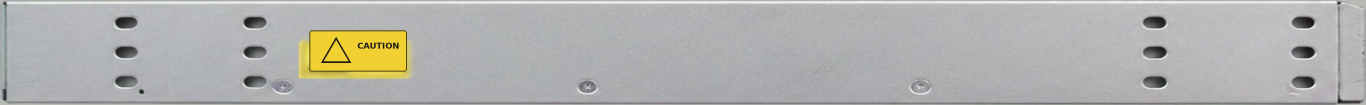
#> input picture Cisco-N9KC9336/qa/superseded/pre-photographic-skin-repair-20260828/views/left.png, 4096 x 315 px, given in place of front.png, which was not available (shown at 1/3 size)
$ python prepare_textures.py
#> lines starting #> are read from the running program, lines starting #| are printed output that depends on the picture
#!/usr/bin/env python3
"""Create opaque, aspect-preserving standard/web textures from approved views."""

from __future__ import annotations

from pathlib import Path

from PIL import Image


ROOT = Path(__file__).resolve().parents[1]
VIEWS = ROOT / "views"
TEXTURES = ROOT / "model" / "textures"
BACKGROUNDS = {
    "front": (18, 20, 22),
    "rear": (150, 154, 154),
    "left": (174, 177, 176),
    "right": (174, 177, 176),
    "top": (174, 177, 176),
    "bottom": (174, 177, 176),
}


def opaque_face(face: str) -> Image.Image:
    source = Image.open(VIEWS / f"{face}.png").convert("RGBA")
    background = Image.new("RGBA", source.size, (*BACKGROUNDS[face], 255))
    return Image.alpha_composite(background, source).convert("RGB")


def web_size(image: Image.Image, long_edge: int = 1600) -> tuple[int, int]:
    scale = long_edge / max(image.size)
    return max(1, round(image.width * scale)), max(1, round(image.height * scale))


def main() -> None:
    for profile in ("standard", "web"):
        (TEXTURES / profile).mkdir(parents=True, exist_ok=True)
    for face in ("front", "rear", "left", "right", "top", "bottom"):
        standard = opaque_face(face)
#> in opaque_face, source is the input picture: PIL image 4096x315 RGBA; mean R, G, B, A 177.5, 177.2, 174.5, 255
        standard.save(TEXTURES / "standard" / f"{face}.png", format="PNG", optimize=True)
        web = standard.resize(web_size(standard), Image.Resampling.LANCZOS)
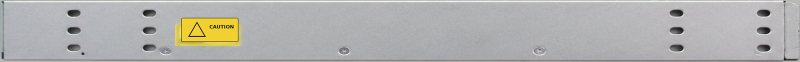
#> web: PIL image 1600x123 RGB (shown at 1/2 size); mean R, G, B 177.5, 177.2, 174.5
        web.save(TEXTURES / "web" / f"{face}.png", format="PNG", optimize=True)
        print(face, "standard", standard.size, "web", web.size)
#| front standard (4096, 315) web (1600, 123)
#> pass 2 of the loop in main, `for face in ("front", "rear", "left", "right", "top", "bottom"):`:
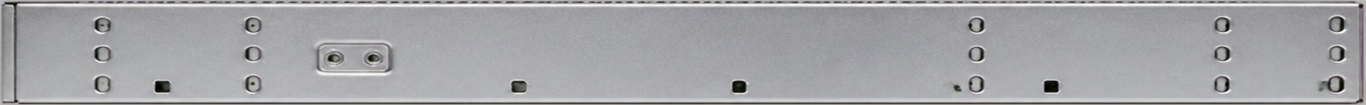
#> input picture Cisco-N9KC9336/qa/superseded/pre-photographic-skin-repair-20260828/views/right.png, 4096 x 315 px, given in place of rear.png, which was not available (shown at 1/3 size)
#> in opaque_face, source is the input picture: PIL image 4096x315 RGBA; mean R, G, B, A 164, 164.3, 167.2, 255
#> in main, `web = standard.resize(web_size(standard), Image.Resampling.LANCZOS)`:
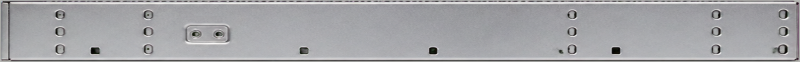
#> web: PIL image 1600x123 RGB (shown at 1/2 size); mean R, G, B 164, 164.3, 167.2
#| rear standard (4096, 315) web (1600, 123)


if __name__ == "__main__":
#> (the run stopped early here; a loop or call above may not have finished)
